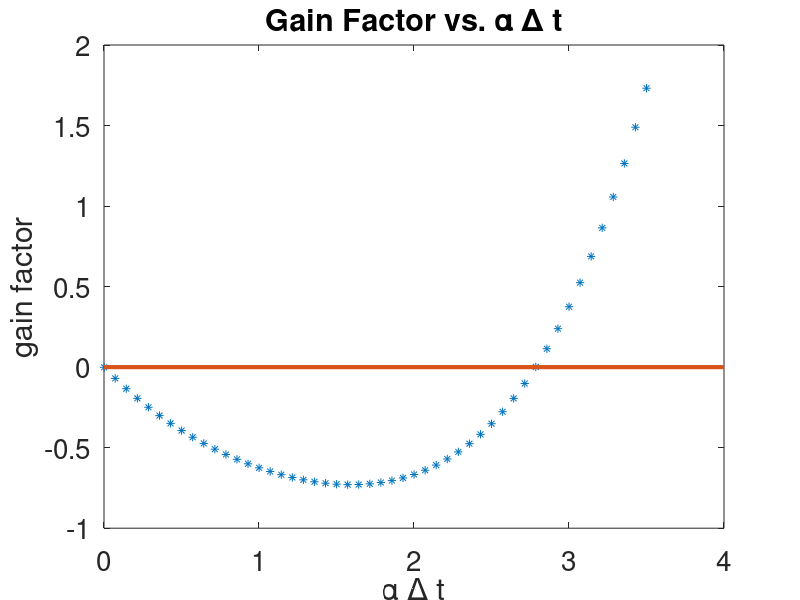
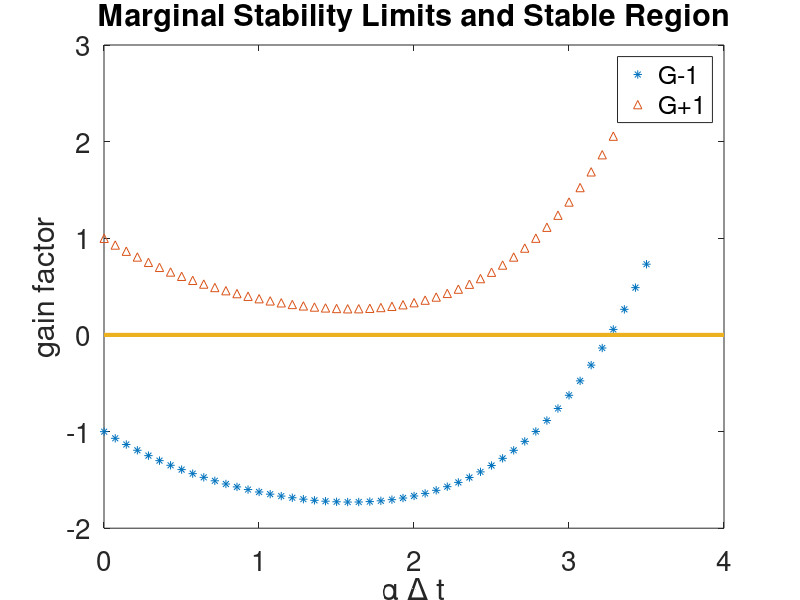

These figures' MATLAB source, in order: (Note: this script raises an error after producing the figures.)
%% Author: Alec Sblendorio 
%% Due Date: December 11, 2020
%% Subject: EP 501 Numerical Methods for Scientists and Engineers 
%% FINAL EXAM 
%% Import Data 
load('matrix_M.mat');
%% Problem 1 
% Problem #1: In class and in the homework we discussed the fourth order Runge-Kutta method:
% with appropriate definitions for the ∆yi as given in the book and
% repeated here for convenience
% This problem explores the stability of RK4 via several different
% approaches using the test problem.where α is a positive and real-valued constant.
 
%% Part A 
% (a) Combine the four update steps for RK4 into a single formula an use it to derive a condition
% describing the stability of RK4. Your condition should be of the form 
% where G is a polynomial in the quantity ∆t.
disp('%%%%%%%%%%%%%%%%%%PROBLEM #1 ANSWER BEGIN%%%%%%%%%%%%%%%%%%');
disp('%%%%%%%%Part 1A HANDWRITTEN Solution:%%%%%%%');

disp('%%%%%%%%End Part 1A HANDWRITTEN Solution:%%%%%%%');
%% Part B
% (b) Plot your gain factor G vs. α∆t and mark or otherwise identify regions 
% of stability and instability in your plot.
disp('%%%%%%%%Part 1B Solution:%%%%%%%');
%% Gridding in time
N=50;
tmin=0;
tmax=10;
t=linspace(tmin,tmax,N);
dt=t(2)-t(1);

%% Test problem, true solution
y0=1;
alpha=2;
ybar=y0*exp(-alpha*t);
%% RK4 Stability Considertions, FDE Analysis
adt=linspace(0.001,3.5,50);
ladt=numel(adt);
F=zeros(ladt,1);

for igain=1:ladt
    F(igain)=(1-adt(igain)+1/2*adt(igain).^2-1/6*adt(igain).^3+1/24*adt(igain).^4);
end %for
f = F-1;
figure(2);
plot(adt,f,'*');
hold on;
x1=0:4;
y1=0;
plot(x1,y1*ones(size(x1)),'LineWidth',3);
set(gca,'FontSize',20);
xlabel('\alpha \Delta t');
ylabel('gain factor');
title('Gain Factor vs. \alpha \Delta t');

disp('%%%%%%%%End Part 1B Solution:%%%%%%%');
%% Part C 
% (c) Note that the condition in Equation 7 can be expressed as two conditions
% (on account of the absolute value): −1 < G(α,∆t) < 1 
% The marginal stability limits (the points where we transition from stable
% to unstable), then, are given by:
% G(α, ∆t) − 1 = 0 &  G(α, ∆t) + 1 = 0 
% which forms a pair of root finding problems. Plot each of these marginal 
% stability conditions and evaluate all real-valued roots using an 
% appropriate numerical method.
disp('%%%%%%%%Part 1C Solution:%%%%%%%');
F1 = f+1;
F2 = f-1;

Fup = F1';
Flow = F2';

figure(3);
plot(adt,F2,'*');
hold on;
plot(adt,F1,'^');
hold on;
%Plotting horizontal line to indicate limit of stability
x2=0:4;
y2=0;
plot(x2,y2*ones(size(x2)),'LineWidth',3);

set(gca,'FontSize',20);
xlabel('\alpha \Delta t');
ylabel('gain factor');
title('Marginal Stability Limits and Stable Region');
legend('G-1','G+1');

%%Using the Newton Exact Method, we will evaluate all real-valued roots
%% Params for Newton iteration
maxit=100;       %maximum number of iterations allowed
minx=0;
maxx=2*pi;
tol=1e-6;        %how close to zero we need to get to cease iterations

%% Newton-Rhapson root-finding method for polynomials 
%%this method will find all of the REAL-valued roots of a polynomial
% Real roots for G - 1 = 0;
f=@objfun1;      %set the function for which we are finding roots, change to illustrate different problems
fprime=@objfun1_deriv;
verbose=true;
j=0;

for i = 0:1.0:10
    [xNewton,itNew,flag]=newton_exact(f,fprime,i,maxit,tol,verbose); 
    j=j+1; 
    finalarray1(j)=xNewton;
end

result1=0;
result2=finalarray1(1,2);
disp('Please Ignore the Warning from Newton Exact, the program seems to be working well.');
fprintf('The Real Roots of the polynomial are: %d and %f\n',result1,result2);

disp('%%%%%%%%End Part 1C Solution:%%%%%%%');
%% Part D
% (d) What is the largest time step for which RK4 will give stable results
% for the test ODE of Equation 6? How does that compare to RK2 stability. 
disp('%%%%%%%%Part 1D Solution:%%%%%%%');
%% Gridding in time
N=250;
tmin=0;
tmax=10;
t=linspace(tmin,tmax,N);
dt=t(2)-t(1);

%% Test problem, true solution
y0=1;
alpha=2;
ybar=y0*exp(-alpha*t);

%% Second order method; RK2
yRK2=zeros(1,N);
yRK2(1)=y0;
for n=2:N
    yhalf=yRK2(n-1)+dt/2*(-alpha*yRK2(n-1));
    yRK2(n)=yRK2(n-1)+dt*(-alpha*yhalf);
end %for

%% RK4 example; comparison against first and second order methods
yRK4=zeros(1,N);
yRK4(1)=y0;
for n=2:N
    dy1=dt*fRK(t(n-1),yRK4(n-1),alpha);
    dy2=dt*fRK(t(n-1)+dt/2,yRK4(n-1)+dy1/2,alpha);
    dy3=dt*fRK(t(n-1)+dt/2,yRK4(n-1)+dy2/2,alpha);
    dy4=dt*fRK(t(n-1)+dt,yRK4(n-1)+dy3,alpha);
    
    yRK4(n)=yRK4(n-1)+1/6*(dy1+2*dy2+2*dy3+dy4);
end %for


%% RK2 stability considerations, FDE analysis
adt=linspace(0.01,3,200);
ladt=numel(adt);
G=zeros(ladt,1);
for igain=1:ladt
    G(igain)=(1-adt(igain)+1/2*adt(igain).^2);
end %for
figure(4);
plot(adt,G-1,'o')
set(gca,'FontSize',20);
hold on;
%% RK4 Stability Considertions, FDE Analysis
adt2=linspace(0.01,3,200);
ladt=numel(adt2);
F=zeros(ladt,1);

for igain=1:ladt
    F(igain)=(1-adt2(igain)+1/2*adt2(igain).^2-1/6*adt2(igain).^3+1/24*adt2(igain).^4);
end %for

plot(adt2,F-1,'*')
hold on;
x3=0:4;
y3=0;
plot(x3,y3*ones(size(x3)),'LineWidth',3);
set(gca,'FontSize',20);
xlabel('\alpha \Delta t');
ylabel('gain factor');
title('RK2 vs. RK4 Stability Curves');
legend('RK2','RK4');
hold off;
disp('As seen in Figure 4, the largest time step for which RK4 will give stable results for the test ODE is 2.785');
disp('RK4 has a higher time step than RK2 showing the 4th order method will contain a tighter tolerance when evaluating a function. If we evaluate the same function with the 2nd order method, it will not produce similar tolerance.');

%% Gridding in time for RK4
N_4=8;
tmin=0;
tmax_4=10;
t4=linspace(tmin,tmax_4,N_4);
dt_4=t4(2)-t4(1);

%% Gridding in time for RK2
N_2=8;
tmin=0;
tmax_2=10;
t2=linspace(tmin,tmax_2,N_2);
dt_2=t2(2)-t2(1);
%% Test problem, true solution Rk4
y0=1;
alpha=1;
ybar4=y0*exp(-alpha*t4);
%% Test problem, true solution Rk2
ybar2=y0*exp(-alpha*t2);

%% Second order method; RK2
yRK2=zeros(1,N_2);
yRK2(1)=y0;
for n=2:N_2
    yhalf=yRK2(n-1)+dt_2/2*(-alpha*yRK2(n-1));
    yRK2(n)=yRK2(n-1)+dt_2*(-alpha*yhalf);
end %for
%% RK4 example; comparison against first and second order methods
yRK4=zeros(1,N_4);
yRK4(1)=y0;
for n=2:N_4
    dy1=dt_4*fRK(t(n-1),yRK4(n-1),alpha);
    dy2=dt_4*fRK(t(n-1)+dt_4/2,yRK4(n-1)+dy1/2,alpha);
    dy3=dt_4*fRK(t(n-1)+dt_4/2,yRK4(n-1)+dy2/2,alpha);
    dy4=dt_4*fRK(t(n-1)+dt_4,yRK4(n-1)+dy3,alpha);
    
    yRK4(n)=yRK4(n-1)+1/6*(dy1+2*dy2+2*dy3+dy4);
end %for

%% Plots of RK solutions against true solution
figure(6);
clf;
plot(t4,ybar4,'o-');
xlabel('t');
ylabel('y(t)');
set(gca,'FontSize',20);

figure(6);
hold on;
plot(t4,yRK4,'^-')
title('Time Step Analysis for RK4');
legend('exact','RK4 N=6')

figure(7);
plot(t2,ybar2,'o-');
xlabel('t');
ylabel('y(t)');
set(gca,'FontSize',20);
figure(7);
hold on;
plot(t2,yRK2,'--')
title('Time Step Analysis for RK2');
legend('exact','RK2 N=8')

fprintf('The largest time step for RK4 to maintain stability is: %d.\n',N_4);
fprintf('the largest time step for RK2 to maintain stability is: %d\n',N_2);
%% Comments on 1D 
% In Figures 6 and 7, I present both methods with the same time step. It is
% clear that at that specific time step, the RK 4 method has greater
% stability than RK2. 
disp('%%%%%%%%End Part 1D Solution:%%%%%%%');
%% Part E 
% (e) Numerically solve the given ODE with RK4 using time steps slightly above
% and below your derived stability criteria and show plots for each simulation
% that demonstrate that it behaves as your analysis predicts for these two choices of time step.
disp('%%%%%%%%Part 1E Solution:%%%%%%%');
%% Gridding in time for RK4 Above derived stability Criteria
N_4above=80;
tmin=0;
tmax_4above=10;
t4above=linspace(tmin,tmax_4above,N_4above);
dt_4above=t4above(2)-t4above(1);
%% Gridding in time for RK4 Below derived stability Criteria
N_4below=4;
tmin=0;
tmax_4below=10;
t4below=linspace(tmin,tmax_4below,N_4below);
dt_4below=t4below(2)-t4below(1);
%% Test problem, true solution Rk4
y0=1;
alpha=1;
ybar4_above=y0*exp(-alpha*t4above);
ybar4_below=y0*exp(-alpha*t4below);

%% RK4 Above  example; comparison against first and second order methods
yRK4_above=zeros(1,N_4above);
yRK4_above(1)=y0;
for n=2:N_4above
    dy1=dt_4above*fRK(t(n-1),yRK4_above(n-1),alpha);
    dy2=dt_4above*fRK(t(n-1)+dt_4/2,yRK4_above(n-1)+dy1/2,alpha);
    dy3=dt_4above*fRK(t(n-1)+dt_4/2,yRK4_above(n-1)+dy2/2,alpha);
    dy4=dt_4above*fRK(t(n-1)+dt_4,yRK4_above(n-1)+dy3,alpha);
    
    yRK4_above(n)=yRK4_above(n-1)+1/6*(dy1+2*dy2+2*dy3+dy4);
end %for

%% RK4 Below example; comparison against first and second order methods
yRK4_below=zeros(1,N_4below);
yRK4_below(1)=y0;
for n=2:N_4below
    dy1=dt_4below*fRK(t(n-1),yRK4_below(n-1),alpha);
    dy2=dt_4below*fRK(t(n-1)+dt_4below/2,yRK4_below(n-1)+dy1/2,alpha);
    dy3=dt_4below*fRK(t(n-1)+dt_4below/2,yRK4_below(n-1)+dy2/2,alpha);
    dy4=dt_4below*fRK(t(n-1)+dt_4below,yRK4_below(n-1)+dy3,alpha);
    
    yRK4_below(n)=yRK4_below(n-1)+1/6*(dy1+2*dy2+2*dy3+dy4);
end %for
%% Plots of RK solutions against true solution
figure(8);
clf;
plot(t4above,ybar4_above,'o-');
hold on;
xlabel('t');
ylabel('y(t)');
set(gca,'FontSize',20);
plot(t4above,yRK4_above,'^-')
title('Altered Time Step Analysis for High N Value -- RK4');
legend('exact','RK4 N=80')

figure(9);
clf;
plot(t4below,ybar4_below,'o-');
xlabel('t');
ylabel('y(t)');
set(gca,'FontSize',20);
hold on;
plot(t4below,yRK4_below,'^-')
title('Altered Time Step Analysis for Low N Value -- RK4');
legend('exact','RK4 N=8')

%% Comments on 1E 
% For a low N value, the solution will destabilize. For a large N it will 
% converge to the true solution. 
disp('%%%%%%%%End Part 1E Solution:%%%%%%%');
disp('%%%%%%%%%%%%%%%%%%PROBLEM #1 ANSWER END%%%%%%%%%%%%%%%%%%');
%% Problem 2
disp('%%%%%%%%%%%%%%%%%%PROBLEM #2 ANSWER BEGIN%%%%%%%%%%%%%%%%%%');
% Taylor series expansions were our preferred method for deriving finite difference
% approximations to derivatives. In class we derived these by repeatedly 
% generating expansions until we were able to solve for the desired derivative
% at the desired level of accuracy. There is, however, a more “organized” 
% process for deriving derivatives of arbitrary order - this problem explores one such process.
%% Part A 
% First and second derivative approximations were generated in class via Taylor
% expansions (see notes). Use Taylor series to generate a third derivative 
% (d3f/dx3) finite difference formula ap- proximation for a function f(x) 
% specified on some grid: f(xi) = {fi} having step size ∆x. There are 
% several such approximations - generate specifically one involving the 
% function values fi+2, fi+1, fi, fi−1.
disp('%%%%%%%%Part 2A HANDWRITTEN Solution:%%%%%%%');

disp('%%%%%%%%End Part 2A HANDWRITTEN Solution:%%%%%%%');

%% Part B 
% Write a script to test your third derivative formula on the function:
% f(x) = cos(x) and plot your result alongside the analytical third derivative
% of this function (which you compute by hand). Ignore boundary adjacent 
% points (i.e. only compute the third derivative on “interior” grid points).
% Use a 100 point grid covering the region 0 ≤ x ≤ 2π.
disp('%%%%%%%%Part 2B Solution:%%%%%%%');
%% Analytical Solution 
% Analytical Plotter 
lx=100;
tmin=0;
tmax=2*pi;
x=linspace(tmin,tmax,lx);
dx=x(2)-x(1);
y=cos(x);
dy=-sin(x);
ddy=-cos(x);
dddy=sin(x);

figure(10);
plot(x,y)
hold on;
plot(x,dy)
hold on;
plot(x,ddy)
hold on;
plot(x,dddy);
legend('original function','1st derivative','2nd derivative','3rd derivative');
xlabel('x');
ylabel('y(x) or y''(x)');
title('Analytically Solved Functions');

%% numerical derivative
%first,second,third order derivative approximation (backward)
%interior
lx1=100;
tmin=0;
tmax=2*pi;
x1=linspace(tmin,tmax,lx1);
dx_new=x1(2)-x1(1);
dx1=zeros(lx1,1);
dx2=zeros(lx1,1);
dx3=zeros(lx1,1);
dx4=zeros(lx1,1);

for ix=3:lx-2
        dx1(ix)=(y(ix)-y(ix-1))/(dx_new);
        dx2(ix)=(y(ix+1)-2*y(ix)+y(ix-1))/(dx_new^2);
        dx3(ix)=(2*y(ix-1)+3*y(ix)-6*y(ix+1)+y(ix+2))/(6*dx_new);
        dx4(ix)=(y(ix-2)-8*y(ix-1)+8*y(ix+1)-y(ix+2))/(12*dx_new);
end %for


figure(11);
plot(x1,y,'y--')
hold on;
plot(x1,dx1,'m--')
hold on;
plot(x1,dx2,'b--')
hold on;
plot(x1,dx3,'k--')
hold on;
plot(x,dx4,'g--')

legend('Original Function','1st derivative','2nd derivative','3rd derivative','4th Derivative');
xlabel('x');
ylabel('y(x) or y''(x)');
title('Numerically Solved Functions');

%% Comments on 2B 
% There is a steep line on the left hand and right hand side of the
% derivative functions. I don't know how to get rid of it but the rest of
% the numerical functions match the analytical. 
disp('%%%%%%%%End Part 2B Solution:%%%%%%%');
%% Part C 
% Generally an Nth derivative requires N Taylor series expansions in order 
% to solve for the desired derivatives in terms of the gridded function
% values. For example, the fourth derivative d4f/dx4 can be derived from the four 
% Taylor series for fi+2,fi+1,fi−1,fi−2. Generate Taylor series for these 
% quantities in terms of the derivatives at the ith grid point.
disp('%%%%%%%%Part 2C HANDWRITTEN Solution:%%%%%%%');

disp('%%%%%%%%End Part 2C HANDWRITTEN Solution:%%%%%%%');
%% Part D 
% Use your Taylor series equations to formulate a matrix system of equations
% for the unknowns fi′, f′′, f′′′, and f(4) (viz. the derivatives up to 
% fourth order at the ith grid point), express your system in the form:
% Where the Mjk entries are obtained from the Taylor series. In compact 
% matrix form this can be represented as: where: ∆f = M f′
disp('%%%%%%%%Part 2D HANDWRITTEN Solution:%%%%%%%');

disp('%%%%%%%%End Part 2D HANDWRITTEN Solution:%%%%%%%');

%% Part E 
% Write a MATLAB or Python script to numerically invert this system using 
% either Gauss-Jordan elimination or LU factorization to compute the M−1 
% so that you have a system describing the derivatives as a function of the
% function data (differences) at various grid points:
% f′ =M−1 ∆f (15) Once this is solved for f′, one may solve for the desired
% derivative by hand as needed by dividing through by ∆x4 and combining fi terms.
% Derive formula for the fourth derivative using your inverse.
disp('%%%%%%%%Part 2E NUMERICAL and HANDWRITTEN Solution:%%%%%%%');
soln=@DoolittleLU;
soln1=soln(M);

%% Comments on Part 2E 
% I was not able to properly calculate the inverse of M however, this did
% not stop me from deriving a formula for the 4th derivative. Due to the
% fact that my numerically computed inverse is not fully correct, I did
% have to utilize the built-in Matlab function to 1) Validate my inverse
% formula and 2) Take the coefficients to solve the rest of the problem. 
% The bottom(4th) row in the inverse matrix are the coefficients to the derivative formula.  

disp('%%%%%%%%End Part 2E NUMERICAL and HANDWRITTEN Solution:%%%%%%%');
%% Part F
% Write a function to compute the fourth derivative using the formula derived
% in part e and use it to differentiate the test function (Equation 11), 
% over interior grid points of your domain. Plot the result alongside the 
% analytical fourth derivative that you compute by hand.
disp('%%%%%%%%Part 2F Solution:%%%%%%%');

lx4=100;
tmin4=0;
tmax4=2*pi;
x4=linspace(tmin4,tmax4,lx4);
y4=cos(x4);
dx_new=x4(2)-x4(1);
dx4th=zeros(lx4,1);

for ix=3:lx4-2
    dx4th(ix)=(y4(ix-2)-4.*y4(ix-1)-4.*y4(ix+1)+y4(ix+2)+6.*y4(ix))/(dx_new^4);
end %for

%for problem 2f
figure(15);
plot(x4,dx4th,'k--','LineWidth',1.5);
hold on;
plot(x4,y4,'r--');
legend('Numerical 4th Dv','Analytical 4th Dv');
xlabel('x');
ylabel('y(x) or y''(x)');
% xlim([0 6]);
% ylim([-1 1]);
set(gca,'FontSize',20);
title('Analytically vs. Numerically Solved 4th Derivative');

disp('%%%%%%%%End Part 2F Solution:%%%%%%%');

%% Part G 
% Extend your code from part f so that it can (in principle) be used to 
% find formulas for derivatives of arbitrary order. To improve accuracy 
% use a centered stencil. Use your code to derive and develope formulas for
% the fifth and sixth derivatives and write these in your solution 
% (you do not need to implement these derivatives, just use your program to
% derive their formulae).
disp('%%%%%%%%Part 2G Solution:%%%%%%%');
disp('Solution not found prior to deadline.');
disp('%%%%%%%%End Part 2G Solution:%%%%%%%');

disp('%%%%%%%%%%%%%%%%%%PROBLEM #2 ANSWER END%%%%%%%%%%%%%%%%%%');
%% Problem 3 
% Parabolic partial differential equations of the form are often difficult 
% to deal with due to the highly restrictive stability condition applying 
% to forward difference (in time) methods like a forward Euler approach 
% (note the right-hand side is evaluated at the n time level)
% In practice methods based on forward differencing in time are often 
% unstable for reasonable time steps. Irrespective of the time differencing
% used, the spatial derivative can be any reasonable finite difference
% approximation; for this problem we use a second order accurate centered 
% difference (here specified at an arbitrary mth time level):
% Because of overly restrictive stability criteria for forward in time differences, 
% backward time difference formulas (BDFs) are more commonly used for parabolic equations.
% This problem explores several commonly-used BDFs that will be applied to
% solve Equation 16.

disp('%%%%%%%%%%%%%%%%%%PROBLEM #3 ANSWER BEGIN%%%%%%%%%%%%%%%%%%');
%% Part A 
% (a) The simplest BDF is just a backward Euler method where now the 
% right-hand side is evaluated at the n + 1 time level (contrast with Equation 17). 
% Such approaches are unconditionally stable for the linear test problem we are using.
% Because the right-hand side is evaluated at the n+1 time you will need to 
% solve a tridiagonal system of equations at each time step. 
% Develop, starting from equation 19 the system of equations corresponding
% to the backward Euler (in time) method.
disp('%%%%%%%%Part 3A HANDWRITTEN Solution:%%%%%%%');

disp('%%%%%%%%End Part 3A HANDWRITTEN Solution:%%%%%%%');
%% Part B
% Write a MATLAB or Python script that solves Equation 16 using a backward
% Euler in time method with a centered in space derivatives (Equation 18). 
% You may use built-in MATLAB or Python utilities for the matrix solution 
% or you can leverage your tridiagonal solver from the midterm or the 
% Gaussian elimination tools from the repositories. Note that both repositories
% have an example of the Crank-Nicolson method (in MATLAB or Python) 
% which is quite similar to backward Euler and may serve as a useful template. 
% Plot your results in a manner similar to what is done for the example script provided.
% Use the parameters: λ=2; ∆x = 1/64; ∆t = 5*(∆x^2/2λ); 0≤x≤1 ; 0≤t≤1024
% 1/λ(2π(2∆x)^2)

disp('%%%%%%%%Part 3B Solution:%%%%%%%');

%% Define a 1D space and time grid in x for test problem
lx=64;
a=0;     %here a,b are the endpoints of the x-domain
b=1;     %use a square region for a test problem
x=linspace(a,b,lx);
dx=x(2)-x(1);        %grid spacing

%% Define parameters of the parabolic equation, time variable
lambda=2;
tau=1/(2*pi/(2*dx))^2/lambda;    %diffusion time scale for the equation, based on smallest resolvable spatial mode
%dt=tau/5;              %time step

dtmargin=(5/2).*(dx^2/lambda);
dt=50*dtmargin;
tmin=0;
tmax=1024*tau;          %go out to three times the diffusion time scale for the smallest possible mode
t=tmin:dt:tmax;
lt=numel(t);

%% FTCS implementation
f=zeros(lx,lt);
f(:,1)=sin(2*pi*x)+sin(8*pi*x);

%FTCS iterations
for n=1:lt-1
    f(1,n+1)=0;   %assume temperature goes to some small number on left boundary
    for i=2:lx-1     %interior grid points
        f(i,n+1)=f(i,n)+dt/dx^2*lambda*(f(i+1,n)-2*f(i,n)+f(i-1,n));
    end %for
    f(lx,n+1)=0;  %assume temperature goes to some small number on right boundary
end %for


figure(13);
subplot(131);
imagesc(t,x,f);
colorbar;
axis xy;
xlabel('time (s)');
ylabel('x (m)')
title('FTCS')
set(gca,'FontSize',16);

% %% Creation of a Matlab movie
% figure(2);
% for n=1:lt
%     plot(x,f(:,n));
%     set(gca,'FontSize',16);
%     xlabel('x (m)');
%     ylabel('f(x)');
%     title(sprintf('f(x) @ t=%f',t(n)))
%     axis([0 1 -2 2]);
%     M(n)=getframe;
% end %for
% %movie(M);   %for whatever reason this doesn't store the axis labels and
% %title which makes it kind of worthless.  


%% Trapezoidal implementation, note matrix solutions are more efficiently handled thru tri-diagonal solver; Matlab built-in will detect automatically
f2=zeros(lx,lt);
A=sparse(lx,lx);   %allocate sparse array storage (this matrix is to be tridiag)
b=zeros(lx,1);

f2(:,1)=sin(2*pi*x)+sin(8*pi*x);
for n=2:lt-1
    A(1,1)=1;
    b(1)=0;
    for ix=2:lx-1
        %i-1 coeff
        A(ix,ix-1)=-lambda/dx^2;
        
        %i coeff
        A(ix,ix)=1/dt-2*lambda/dx^2;
        
        %i+1 coeff
        A(ix,ix+1)=-lambda/dx^2;
        
        b(ix)=f2(ix,n-1)/dt+(f2(ix+1,n-1)-2*f2(ix,n-1)+f2(ix-1,n-1))/dx^2*(lambda/2);
            
    end %for
    A(lx,lx)=1;
    b(lx)=0;
    
    fnow=A\b;
    f2(:,n)=fnow;
end %for

%% Compare two solutions on plot
figure(13);
subplot(132);
imagesc(t,x,f2);
colorbar;
axis xy;
xlabel('time (s)');
ylabel('x (m)');
title('C-N solution');
set(gca,'FontSize',16);


%% Compute and plot the analytical solution (see course repository ./test_problems/ for derivation)
[T,X]=meshgrid(t,x);
tempexact=exp(-4*pi^2*lambda*T).*sin(2*pi*X)+exp(-64*pi^2*lambda*T).*sin(8*pi*X);

figure(13);
subplot(133);
imagesc(t,x,tempexact);
colorbar;
axis xy;
xlabel('time (s)');
ylabel('x (m)');
title('Exact');
set(gca,'FontSize',16);

disp('%%%%%%%%End Part 3B Solution:%%%%%%%');
%% Part C
% The backward Euler method is only first order accurate in time. 
% A second order in time BDF approach can be developed using a second order
% accurate backward difference for the time derivative.
% Develop a numerical solution to Equation 16 based on this approach. 
% Note that you will need to store data for fi at two previous time levels 
% (n and n − 1) as opposed to the backward Euler approach which only requires
% prior data from the n time level. Develop and write down your system of 
% equations that would need to be solved at each time step.
disp('%%%%%%%%Part 3C NUMERICAL and HANDWRITTEN Solution:%%%%%%%');

disp('%%%%%%%%End Part 3C NUMERICAL and HANDWRITTEN Solution:%%%%%%%');

%%  Part D  
% Make a version of your parabolic solver from part b that implements the 
% second order BDF derived in part c and run it on the same test problem. 
% Plot your results and compare them against the backward Euler approach 
% and analytical solution.
disp('%%%%%%%%Part 3D Solution:%%%%%%%');
disp('Solution not found prior to deadline.');
disp('%%%%%%%%End Part 3D Solution:%%%%%%%');
disp('%%%%%%%%%%%%%%%%%%PROBLEM #3 ANSWER END%%%%%%%%%%%%%%%%%%');